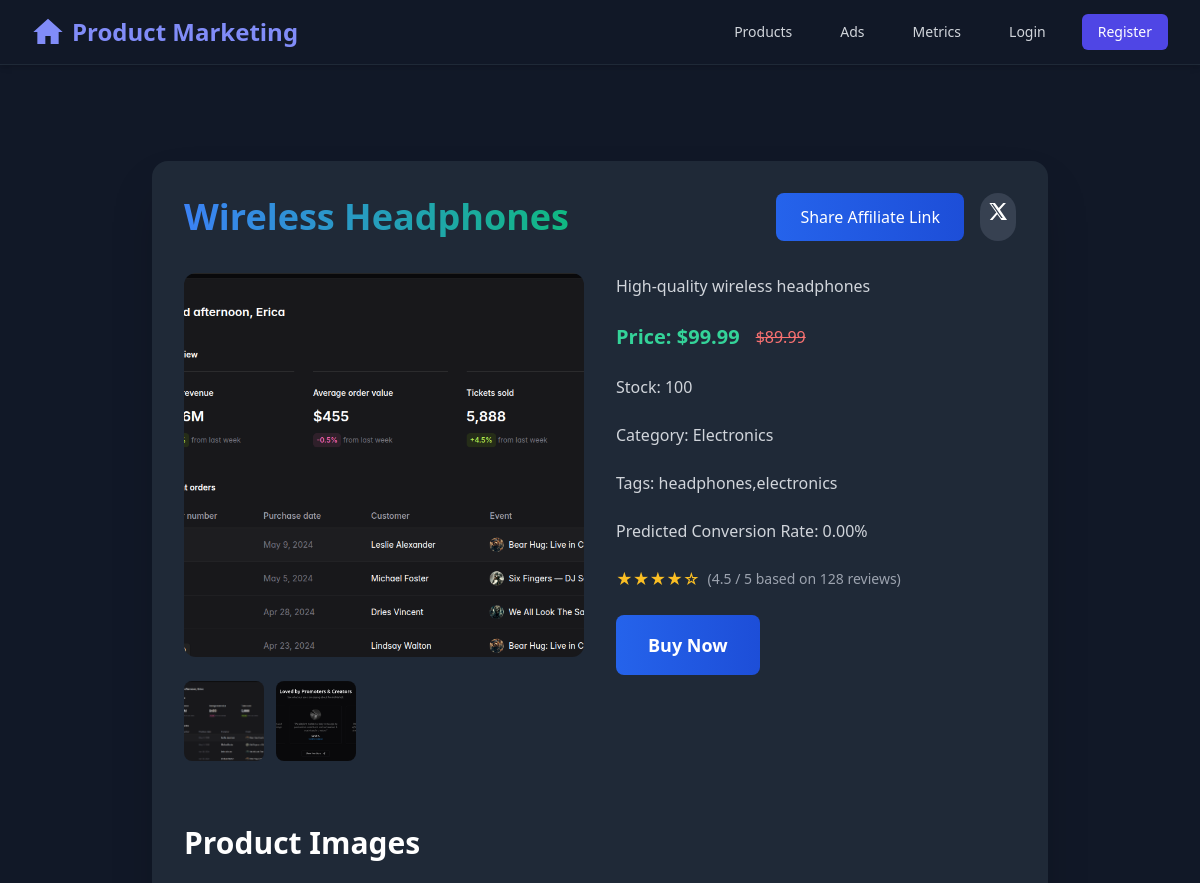
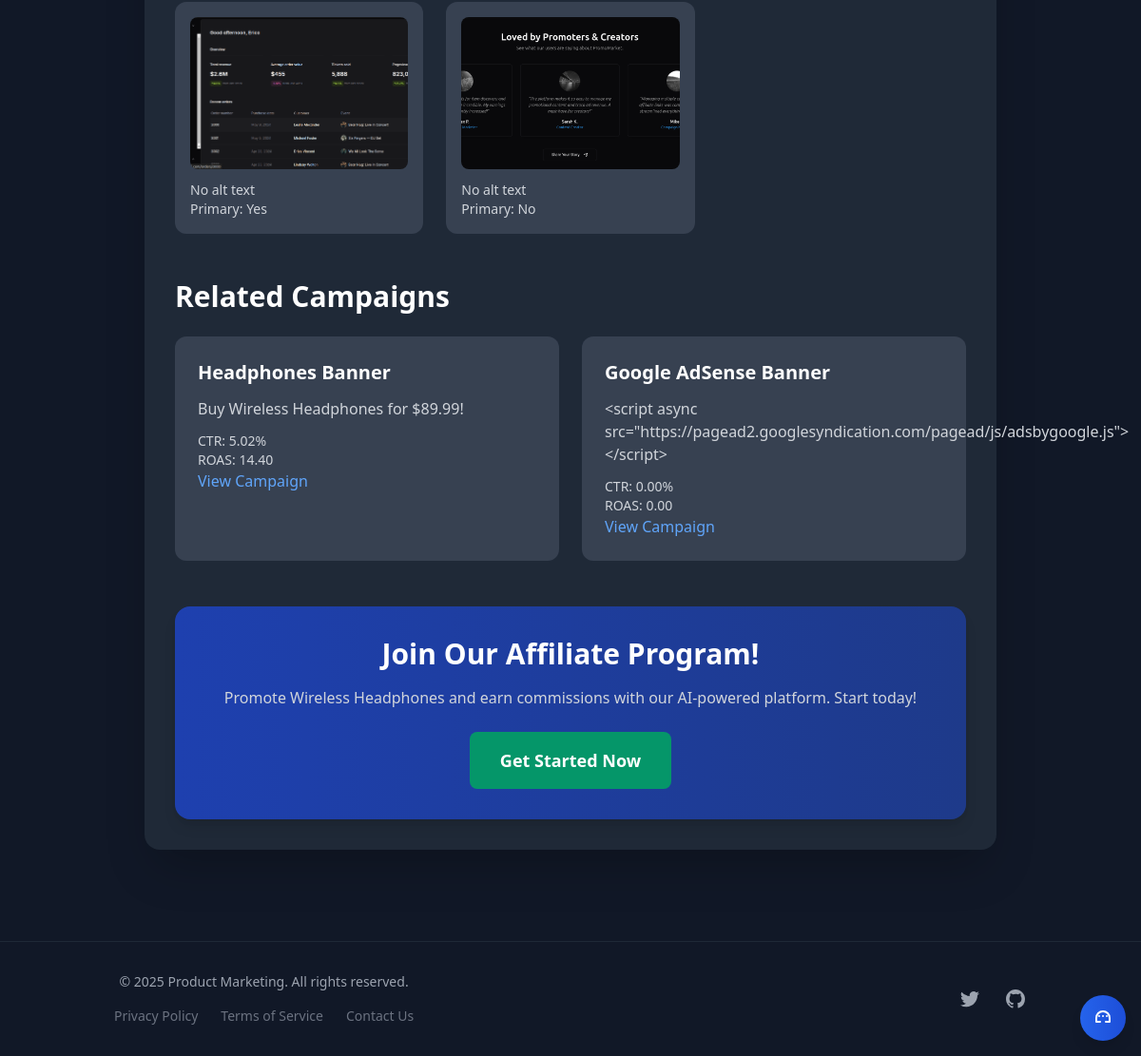
The page /products/1/ on the database its author committed (2 pictures, top to bottom).
### marketing/models.py (models this page shows, shortened)
class ProductImage(models.Model):
    product = models.ForeignKey('Product', on_delete=models.CASCADE, related_name='images', help_text="Associated product")
    image = models.ImageField(upload_to='product_images/', blank=True, null=True, help_text="Uploaded image")
    image_url = models.URLField(blank=True, null=True, validators=[URLValidator()], help_text="External image URL")
    alt_text = models.CharField(max_length=200, blank=True, help_text="Alt text for accessibility")
    is_primary = models.BooleanField(default=False, help_text="Set as primary image for product")
    created_at = models.DateTimeField(auto_now_add=True)
    def get_image_url(self):
        if self.image:
            return self.image.url
        return self.image_url or ''
    class Meta:
        verbose_name = "Product Image"
        verbose_name_plural = "Product Images"

class Product(models.Model):
    name = models.CharField(max_length=200, help_text="Product name")
    sku = models.CharField(max_length=50, unique=True, blank=True, null=True, help_text="Stock keeping unit")
    price = models.DecimalField(max_digits=10, decimal_places=2, validators=[MinValueValidator(0)], help_text="Regular price")
    discount_price = models.DecimalField(max_digits=10, decimal_places=2, null=True, blank=True, help_text="Discounted price")
    purchase_url = models.URLField(validators=[URLValidator()], help_text="Affiliate or purchase URL")
    affiliate_commission_rate = models.DecimalField(
        max_digits=5, decimal_places=2, default=0.00,
        validators=[MinValueValidator(0), MaxValueValidator(100)],
        help_text="Commission rate for affiliate sales (%)"
    )
    description = models.TextField(blank=True, null=True, help_text="Product description")
    stock = models.PositiveIntegerField(default=0, help_text="Available stock")
    tags = models.CharField(max_length=200, blank=True, help_text="Comma-separated targeting tags, e.g., electronics,headphones")
    category = models.CharField(max_length=100, blank=True, help_text="Product category, e.g., Electronics")
    low_stock_threshold = models.PositiveIntegerField(default=10, help_text="Send alert when stock falls below this")
    notify_email = models.EmailField(blank=True, help_text="Email for low stock notifications, defaults to staff user's email")
    created_at = models.DateTimeField(auto_now_add=True)
    updated_at = models.DateTimeField(auto_now=True)
    def predict_conversion_rate(self):
        similar_ads = Ad.objects.filter(
            product__tags__contains=self.tags, status=StatusChoices.ACTIVE
        ).exclude(product=self)
        metrics = PerformanceMetric.objects.filter(ad__in=similar_ads).aggregate(
            total_conversions=Sum('conversions'), total_impressions=Sum('impressions')
        )
        conversions = metrics['total_conversions'] or 0
        impressions = metrics['total_impressions'] or 0
        return (conversions / impressions * 100) if impressions > 0 else 0
    class Meta:
        verbose_name = "Product"
        verbose_name_plural = "Products"
        indexes = [
            models.Index(fields=['sku']),
            models.Index(fields=['tags']),
        ]

class Ad(models.Model):
    name = models.CharField(max_length=200, help_text="Ad name")
    is_affiliate = models.BooleanField(default=True, help_text="True for affiliate ads, False for ad network banners")
    product = models.ForeignKey(Product, on_delete=models.CASCADE, related_name='ads', help_text="Promoted product")
    ad_type = models.CharField(max_length=20, choices=AdTypeChoices.choices, default=AdTypeChoices.BANNER, help_text="Type of ad")
    content = models.TextField(blank=True, null=True, help_text="Ad copy or ad network script (e.g., AdSense code)")
    media_url = models.URLField(blank=True, null=True, validators=[URLValidator()], help_text="Ad image or video URL")
    destination_url = models.URLField(validators=[URLValidator()], help_text="URL users are directed to")
    status = models.CharField(max_length=20, choices=StatusChoices.choices, default=StatusChoices.DRAFT, help_text="Ad status")
    budget = models.DecimalField(max_digits=10, decimal_places=2, default=0.00, validators=[MinValueValidator(0)], help_text="Total ad budget")
    daily_budget = models.DecimalField(max_digits=10, decimal_places=2, null=True, blank=True, validators=[MinValueValidator(0)], help_text="Daily budget limit")
    cost_per_click = models.DecimalField(max_digits=6, decimal_places=2, default=0.00, validators=[MinValueValidator(0)], help_text="Cost per click")
    schedule_start = models.DateTimeField(null=True, blank=True, help_text="Ad start date/time")
    schedule_end = models.DateTimeField(null=True, blank=True, help_text="Ad end date/time")
    timezone = models.CharField(max_length=50, default='UTC', help_text="Timezone for scheduling, e.g., Africa/Johannesburg")
    target_location = models.CharField(max_length=200, blank=True, help_text="Target audience location")
    target_interests = models.CharField(max_length=200, blank=True, help_text="Target audience interests")
    target_age_min = models.PositiveIntegerField(null=True, blank=True, help_text="Minimum target age")
    target_age_max = models.PositiveIntegerField(null=True, blank=True, help_text="Maximum target age")
    target_gender = models.CharField(max_length=50, choices=GenderChoices.choices, default=GenderChoices.ALL, help_text="Target gender")
    target_device = models.CharField(max_length=20, choices=DeviceChoices.choices, default=DeviceChoices.ALL, help_text="Target device")
    target_platform = models.CharField(max_length=20, choices=PlatformChoices.choices, default=PlatformChoices.GOOGLE, help_text="Target platform")
    ab_test_group = models.CharField(max_length=50, blank=True, null=True, help_text="A/B test group identifier")
    notify_email = models.EmailField(blank=True, help_text="Email for ad notifications, defaults to staff user's email")
    created_at = models.DateTimeField(auto_now_add=True)
    updated_at = models.DateTimeField(auto_now=True)
    def get_ctr(self):
        metrics = self.metrics.aggregate(total_clicks=Sum('clicks'), total_impressions=Sum('impressions'))
        clicks = metrics['total_clicks'] or 0
        impressions = metrics['total_impressions'] or 0
        return (clicks / impressions * 100) if impressions > 0 else 0
    def get_roas(self):
        metrics = self.metrics.aggregate(total_revenue=Sum('revenue'), total_cost=Sum('cost'))
        revenue = metrics['total_revenue'] or Decimal('0.00')
        cost = metrics['total_cost'] or Decimal('0.00')
        return (revenue / cost) if cost > 0 else Decimal('0.00')
    class Meta:
        verbose_name = "Ad"
        verbose_name_plural = "Ads"
        indexes = [
            models.Index(fields=['status']),
            models.Index(fields=['schedule_start', 'schedule_end']),
            models.Index(fields=['ab_test_group']),
        ]

### marketing/views.py (the view)
# urls.py: path('products/<int:pk>/', views.product_detail, name='product_detail'),
def product_detail(request, pk):
    product = get_object_or_404(Product, pk=pk)
    images = product.images.all()
    ads = Ad.objects.filter(product=product, status='active')
    context = {
        'product': product,
        'images': images,
        'ads': ads,
    }
    return render(request, 'product_detail.html', context)

### marketing/templates/product_detail.html (shortened to what this page needs)
{% extends 'base.html' %}
{% load static %}
{% block extra_head %}
<link href="https://cdn.jsdelivr.net/npm/tailwindcss@2.2.19/dist/tailwind.min.css" rel="stylesheet">
{% endblock %}
{% block content %}
<section class="py-16 bg-gray-900 text-white min-h-screen">
  <div class="container mx-auto px-4 sm:px-6 lg:px-8">
    {% if delete is not None and product %}
    <div class="max-w-lg mx-auto bg-gray-800 p-8 rounded-2xl shadow-2xl backdrop-blur-lg">
      <h1 class="text-3xl font-bold text-red-400 mb-6">Confirm Deletion: {{ product.name }}</h1>
      <p class="text-gray-300 mb-8">Are you sure you want to delete this product? This action is permanent.</p>
      <form method="post" class="flex justify-center gap-4">
        {% csrf_token %}
        <button type="submit" class="px-6 py-3 bg-red-600 text-white rounded-lg hover:bg-red-700 focus:outline-none focus:ring-4 focus:ring-red-500 transition duration-300">Delete</button>
        <a href="{% url 'marketing:product_list' %}" class="px-6 py-3 bg-gray-600 text-white rounded-lg hover:bg-gray-500 focus:outline-none focus:ring-4 focus:ring-gray-500 transition duration-300">Cancel</a>
      </form>
    </div>
    {% elif product %}
    <div class="max-w-6xl mx-auto bg-gray-800 p-8 rounded-2xl shadow-2xl backdrop-blur-lg">
      <div class="flex flex-col sm:flex-row justify-between items-start sm:items-center mb-8">
        <h1 class="text-4xl font-extrabold gradient-text">{{ product.name }}</h1>
        <div class="flex gap-4 mt-4 sm:mt-0">
          <button onclick="copyAffiliateLink('{{ product.purchase_url|escapejs }}')" class="px-6 py-3 bg-gradient-to-r from-blue-600 to-blue-700 text-white rounded-lg hover:from-blue-500 hover:to-blue-600 focus:outline-none focus:ring-4 focus:ring-blue-500 transition duration-300">
            Share Affiliate Link
          </button>
          <div class="flex gap-2">
            <a href="https://x.com/share?url={{ product.purchase_url|urlencode }}&text=Check%20out%20{{ product.name|urlencode }}%20on%20Product%20Marketing!" target="_blank" class="p-2 bg-gray-700 rounded-full hover:bg-gray-600 focus:outline-none focus:ring-4 focus:ring-blue-500" aria-label="Share on X">
              <svg class="w-5 h-5" fill="currentColor" viewBox="0 0 24 24"><path d="M18.244 2.25h3.308l-7.227 8.26 8.502 12.24h-6.657l-5.007-6.92-5.736 6.92h-3.308l7.797-8.92-8.24-11.58h6.657l4.508 6.02 5.403-6.02zm-2.404 18.24h1.83l-11.8-16.92h-1.83l11.8 16.92z"/></svg>
            </a>
          </div>
        </div>
      </div>
      <div class="grid grid-cols-1 lg:grid-cols-2 gap-8">
        <div>
          {% if images %}
          <div class="relative" role="region" aria-label="Product image gallery">
            <div class="gallery-main mb-6 hover-scale">
              <img id="main-image" src="{{ images.0.get_image_url|default:'https://picsum.photos/seed/product/600/450' }}" alt="{{ images.0.alt_text|default:product.name }}" class="w-full h-80 lg:h-96 object-cover rounded-xl cursor-pointer" onclick="openLightbox(0)" aria-label="Click to enlarge main image">
            </div>
            <div class="gallery-thumbs flex overflow-x-auto space-x-3 pb-4 scrollbar-hide snap-x snap-mandatory">
              {% for image in images %}
              <img
                src="{{ image.get_image_url }}"
                alt="{{ image.alt_text|default:product.name }}"
                class="w-20 h-20 object-cover rounded-lg cursor-pointer hover:opacity-90 transition-opacity duration-300"
                onclick="changeMainImage('{{ image.get_image_url|escapejs }}', '{{ image.alt_text|default:product.name|escapejs }}', {{ forloop.counter0 }})"
                loading="lazy"
                aria-label="Select image {{ forloop.counter }}"
              >
              {% endfor %}
            </div>
          </div>
          {% else %}
          <p class="text-gray-400">No images available for this product.</p>
          {% endif %}
        </div>
        <div class="space-y-6">
          <p class="text-gray-300 leading-relaxed">{{ product.description|default:"No description available." }}</p>
          <div class="flex items-center gap-4">
            <p class="text-green-400 font-bold text-xl">Price: ${{ product.price|floatformat:2 }}</p>
            {% if product.discount_price %}
            <p class="text-red-400 text-base line-through">${{ product.discount_price|floatformat:2 }}</p>
            {% endif %}
          </div>
          <p class="text-gray-300">Stock: {{ product.stock|default:"N/A" }}</p>
          <p class="text-gray-300">Category: {{ product.category|default:"N/A" }}</p>
          <p class="text-gray-300">Tags: {{ product.tags|default:"N/A" }}</p>
          <p class="text-gray-300">Predicted Conversion Rate: {{ product.predict_conversion_rate|floatformat:2|default:"N/A" }}%</p>
          <div class="flex items-center gap-2">
            <span class="text-yellow-400">★★★★☆</span>
            <span class="text-gray-400 text-sm">(4.5 / 5 based on 128 reviews)</span>
          </div>
          <a
            href="{% url 'marketing:product_click' product.pk %}"
            target="_blank"
            class="inline-block px-8 py-4 bg-gradient-to-r from-blue-600 to-blue-700 hover:from-blue-500 hover:to-blue-600 rounded-lg text-white text-lg font-semibold focus:outline-none focus:ring-4 focus:ring-blue-500 transition-all duration-300"
          >
            Buy Now
          </a>
        </div>
      </div>
      <h2 class="text-3xl font-bold text-white mt-12 mb-6">Product Images</h2>
      {% if images %}
      <div class="grid grid-cols-1 sm:grid-cols-2 lg:grid-cols-3 gap-6">
        {% for image in images %}
        <article class="bg-gray-700 p-4 rounded-xl hover-scale">
          <img src="{{ image.get_image_url }}" alt="{{ image.alt_text|default:product.name }}" class="w-full h-40 object-cover rounded-lg mb-3" loading="lazy">
          <p class="text-gray-300 text-sm">{{ image.alt_text|default:"No alt text" }}</p>
          <p class="text-gray-300 text-sm">Primary: {{ image.is_primary|yesno:"Yes,No" }}</p>
        </article>
        {% endfor %}
      </div>
      {% else %}
      <p class="text-gray-400">No images available.</p>
      {% endif %}
      <h2 class="text-3xl font-bold text-white mt-12 mb-6">Related Campaigns</h2>
      {% if ads %}
      <div class="grid grid-cols-1 sm:grid-cols-2 gap-6">
        {% for ad in ads %}
        <article class="bg-gray-700 p-6 rounded-xl hover-scale">
          <h3 class="text-xl font-semibold text-white mb-3">{{ ad.name|default:"Unnamed Ad" }}</h3>
          <p class="text-gray-300 mb-3">{{ ad.content|truncatechars:100|default:"No content" }}</p>
          <p class="text-gray-300 text-sm">CTR: {{ ad.get_ctr|floatformat:2|default:"N/A" }}%</p>
          <p class="text-gray-300 text-sm">ROAS: {{ ad.get_roas|floatformat:2|default:"N/A" }}</p>
          <a href="{% url 'marketing:ad_detail' ad.pk %}" class="text-blue-400 hover:underline">View Campaign</a>
        </article>
        {% endfor %}
      </div>
      {% else %}
      <p class="text-gray-400">No campaigns available for this product.</p>
      {% endif %}
      <div class="mt-12 text-center bg-gradient-to-r from-blue-800 to-blue-900 p-8 rounded-2xl shadow-lg">
        <h2 class="text-3xl font-bold text-white mb-4">Join Our Affiliate Program!</h2>
        <p class="text-gray-300 mb-6">Promote {{ product.name }} and earn commissions with our AI-powered platform. Start today!</p>
        <a href="{% url 'marketing:register' %}" class="inline-block px-8 py-4 bg-green-600 text-white rounded-lg hover:bg-green-700 focus:outline-none focus:ring-4 focus:ring-green-500 transition duration-300 text-lg font-semibold">Get Started Now</a>
      </div>
    </div>
    {% endif %}
  </div>
</section>
{% endblock %}

### marketing/templates/product_detail.html (style rules this page uses)
.scrollbar-hide { -ms-overflow-style: none; scrollbar-width: none; }
.gradient-text { background: linear-gradient(to right, #3b82f6, #10b981); -webkit-background-clip: text; background-clip: text; color: transparent; }
.hover-scale { transition: transform 0.3s ease, box-shadow 0.3s ease; }

### rows shown on the page
ProductImage: image (picture), get_image_url (picture), alt_text "No alt text", is_primary "Yes"
ProductImage: get_image_url (picture), alt_text "No alt text", is_primary "No"
Product: description "High-quality wireless headphones", price "99.99", discount_price "89.99", stock "100", category "Electronics", tags "headphones,electronics", predict_conversion_rate "0.00", name "Wireless Headphones"
Ad: name "Headphones Banner", content "Buy Wireless Headphones for $89.99!", get_ctr "5.02", get_roas "14.40"
Ad: name "Google AdSense Banner", content "<script async src=\"https://pagead2.googlesyndication.com/pagead/js/adsbygoogle.js\"></script>", get_ctr "0.00", get_roas "0.00"
